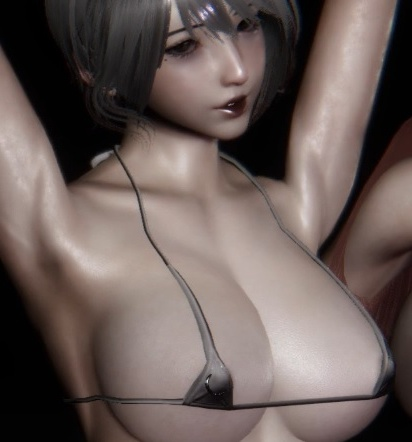
//> input picture Day004/python/img/11.jpg, 412 x 442 px
$ ./Adaptthreshold   (built with g++ and OpenCV 4)
//> lines starting //> are read from the running program, lines starting //| are printed output that depends on the picture; after the words box and inside, x2 and y2 are one past the last pixel; in counts of white or black regions, pixels touching at a corner belong together
//
// Created by 刘 on 2022/7/24.
//#自适应阈值

#include <opencv2/opencv.hpp>

using namespace std;

int main(){
    cv::Mat img=cv::imread("img/11.jpg",0);
//> img: 442 rows x 412 cols, CV_8UC1; min 0, max 231, mean 95.9
    cv::Mat dst1,dst2,dst3;
    cv::threshold(img,dst1,0,255,cv::THRESH_BINARY|cv::THRESH_OTSU);
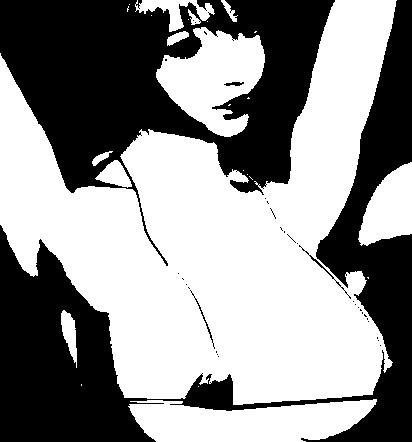
//> dst1: 442 rows x 412 cols, CV_8UC1; 56.6% white; 34 black regions (29 under 20 px), largest, box (x1, y1, x2, y2) and area: (0, 0, 412, 442) 39853, (0, 0, 335, 266) 38950, (299, 245, 351, 299) 105, (190, 290, 215, 349) 87, (224, 82, 244, 86) 55
    cv::adaptiveThreshold(img,dst2,255,cv::ADAPTIVE_THRESH_MEAN_C,cv::THRESH_BINARY,11,2);
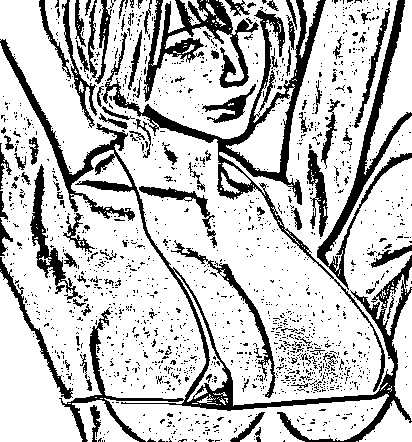
//> dst2: 442 rows x 412 cols, CV_8UC1; 76.6% white; 1604 black regions (1496 under 20 px), largest, box (x1, y1, x2, y2) and area: (0, 39, 412, 442) 9772, (103, 0, 385, 392) 6678, (317, 0, 412, 290) 3559
    cv::adaptiveThreshold(img,dst3,255,cv::ADAPTIVE_THRESH_GAUSSIAN_C,cv::THRESH_BINARY,11,2);
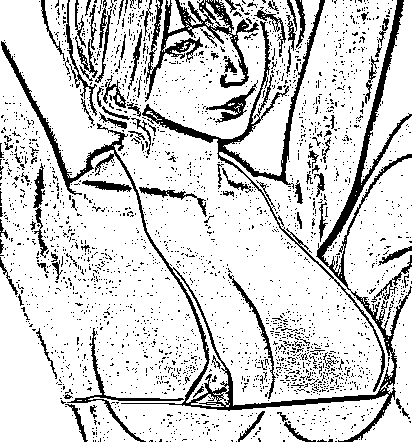
//> dst3: 442 rows x 412 cols, CV_8UC1; 82.9% white; 2659 black regions (2556 under 20 px), largest, box (x1, y1, x2, y2) and area: (1, 0, 412, 442) 8113, (142, 0, 385, 392) 3480, (145, 0, 259, 102) 2671
    cv::imshow("img",img);
    cv::imshow("dst1",dst1);
    cv::imshow("dst2",dst2);
    cv::imshow("dst3",dst3);
    cv::waitKey(0);
    cv::destroyAllWindows();
}

$ run again, with Day004/python/img/10.jpg copied over Day004/python/img/11.jpg
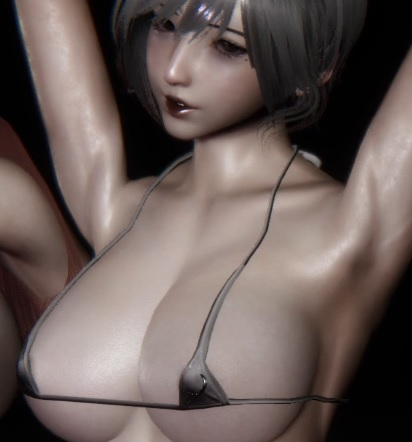
//> input picture Day004/python/img/10.jpg, 412 x 442 px
//> `cv::threshold(img,dst1,0,255,cv::THRESH_BINARY|cv::THRESH_OTSU);`:
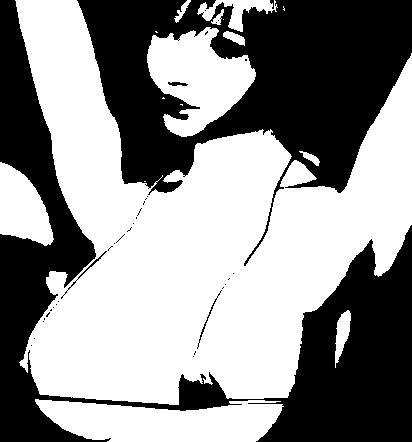
//> dst1: 442 rows x 412 cols, CV_8UC1; 56.5% white; 36 black regions (30 under 20 px), largest, box (x1, y1, x2, y2) and area: (0, 0, 412, 442) 39861, (77, 0, 412, 266) 38939, (61, 251, 107, 299) 94, (197, 290, 222, 349) 85, (168, 82, 188, 86) 57, (270, 0, 274, 9) 21
//> dst2: 442 rows x 412 cols, CV_8UC1; 76.9% white; 1431 black regions (1325 under 20 px), largest, box (x1, y1, x2, y2) and area: (0, 38, 412, 442) 9775, (27, 0, 309, 392) 6533, (0, 0, 95, 290) 3538
//> `cv::adaptiveThreshold(img,dst3,255,cv::ADAPTIVE_THRESH_GAUSSIAN_C,cv::..`:
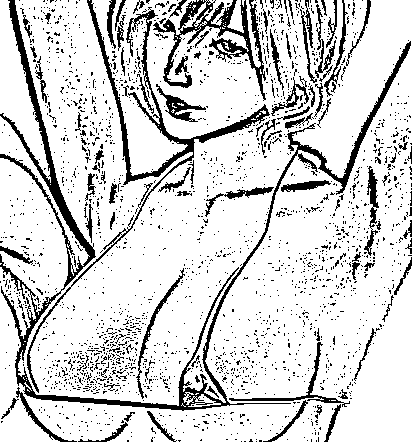
//> dst3: 442 rows x 412 cols, CV_8UC1; 83.4% white; 2253 black regions (2151 under 20 px), largest, box (x1, y1, x2, y2) and area: (0, 0, 411, 411) 7998, (27, 0, 270, 393) 3576, (153, 0, 266, 101) 2670

$ run again, with Day004/python/img/12.jpg copied over Day004/python/img/11.jpg
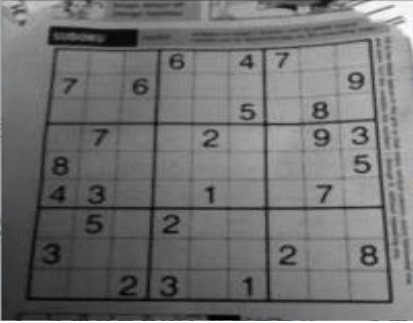
//> input picture Day004/python/img/12.jpg, 413 x 323 px
//> `cv::threshold(img,dst1,0,255,cv::THRESH_BINARY|cv::THRESH_OTSU);`:
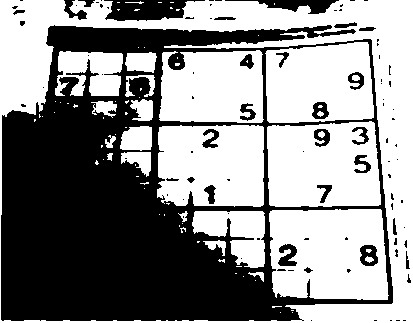
//> dst1: 323 rows x 413 cols, CV_8UC1; 55.4% white; 95 black regions (67 under 20 px), largest, box (x1, y1, x2, y2) and area: (1, 25, 393, 321) 54227, (104, 0, 205, 21) 1415, (225, 0, 339, 14) 686
//> dst2: 323 rows x 413 cols, CV_8UC1; 68.8% white; 645 black regions (494 under 20 px), largest, box (x1, y1, x2, y2) and area: (25, 38, 394, 304) 9544, (0, 5, 413, 321) 4430, (142, 5, 396, 41) 1495
//> `cv::adaptiveThreshold(img,dst3,255,cv::ADAPTIVE_THRESH_GAUSSIAN_C,cv::..`:
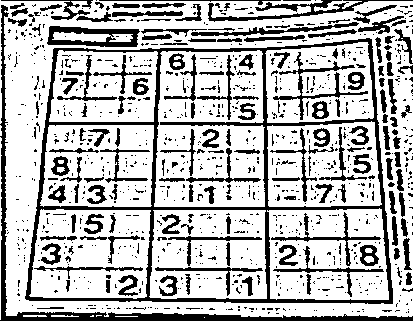
//> dst3: 323 rows x 413 cols, CV_8UC1; 72.9% white; 990 black regions (820 under 20 px), largest, box (x1, y1, x2, y2) and area: (25, 38, 393, 304) 8200, (0, 5, 413, 321) 3721, (47, 26, 140, 47) 1034
